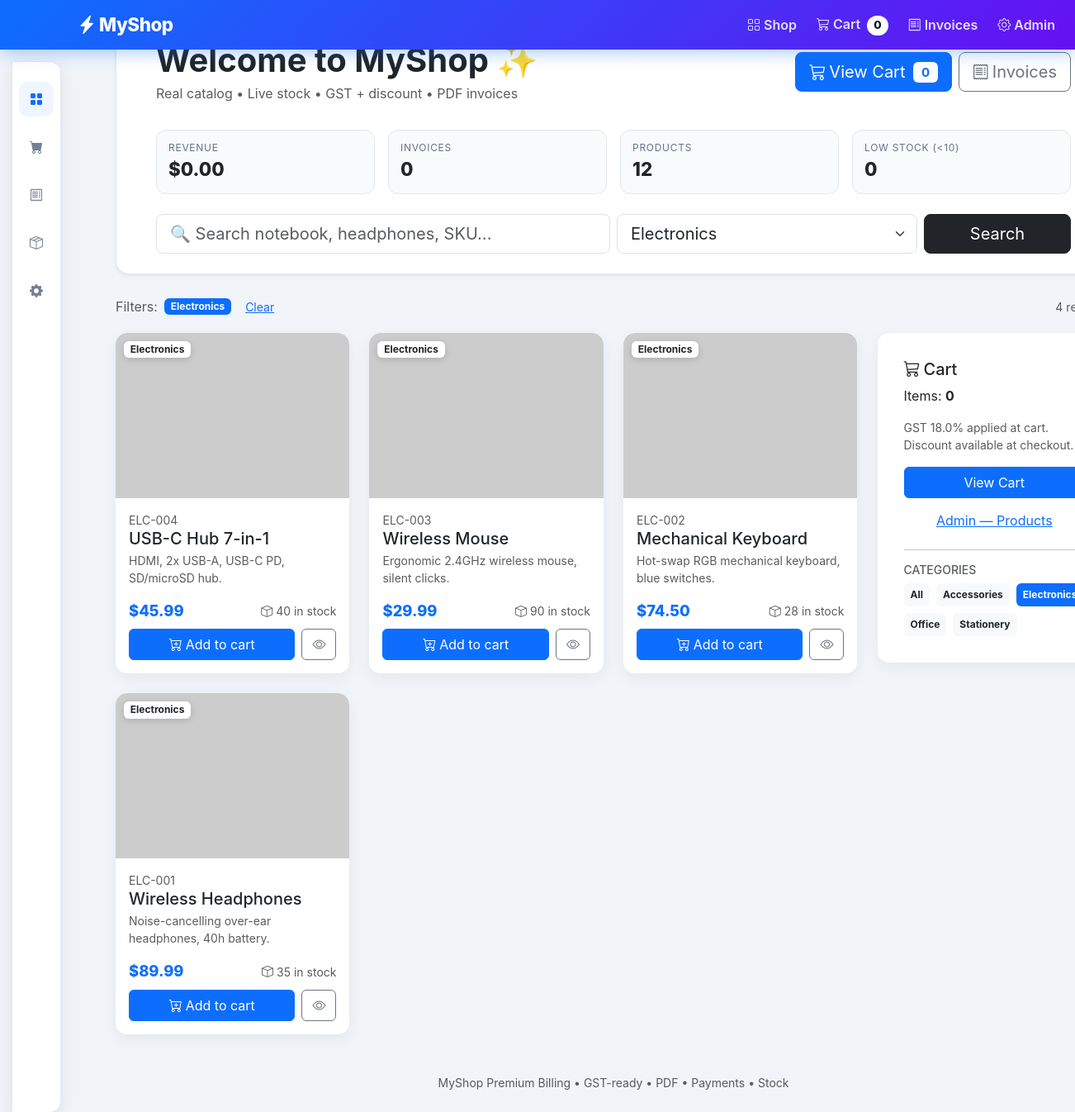
The page /?cat=Electronics on the database its author committed.
### tables this page shows
CREATE TABLE products (
    id INTEGER PRIMARY KEY AUTOINCREMENT,
    name TEXT NOT NULL,
    description TEXT DEFAULT '',
    category TEXT DEFAULT 'General',
    price REAL NOT NULL,
    stock INTEGER NOT NULL DEFAULT 50,
    sku TEXT DEFAULT '',
    image_url TEXT
);

### app.py (the view)
@app.route("/")
def index():
    db = get_db()
    q = (request.args.get("q") or "").strip()
    cat = (request.args.get("cat") or "").strip()
    query = "SELECT * FROM products WHERE 1=1"
    params: list = []
    if q:
        query += " AND (name LIKE ? OR description LIKE ? OR sku LIKE ?)"
        params += [f"%{q}%", f"%{q}%", f"%{q}%"]
    if cat:
        query += " AND category = ?"
        params.append(cat)
    query += " ORDER BY id DESC"
    products = db.execute(query, params).fetchall()
    cats = [r[0] for r in db.execute("SELECT DISTINCT category FROM products ORDER BY category").fetchall() if r[0]]
    cart = session.get("cart", {})
    cart_count = sum(cart.values()) if cart else 0
    try:
        revenue = db.execute("SELECT COALESCE(SUM(total),0) FROM invoices").fetchone()[0] or 0
        inv_count = db.execute("SELECT COUNT(*) FROM invoices").fetchone()[0] or 0
        prod_count = db.execute("SELECT COUNT(*) FROM products").fetchone()[0] or 0
        low_stock = db.execute("SELECT COUNT(*) FROM products WHERE stock < 10").fetchone()[0] or 0
    except Exception:
        revenue, inv_count, prod_count, low_stock = 0, 0, len(products), 0
    stats = {"revenue": revenue, "invoices": inv_count, "products": prod_count, "low_stock": low_stock}
    return render_template("index.html", products=products, cart_count=cart_count,
                           categories=cats, active_cat=cat, search_q=q, stats=stats,
                           tax_default=TAX_DEFAULT)

### app.py (called while the page is built)
def get_db():
    db = getattr(g, "db", None)
    if db is None:
        db = g.db = sqlite3.connect(DB_PATH)
        db.row_factory = sqlite3.Row
    return db

def _cols(db, table):
    try:
        return [r[1] for r in db.execute(f"PRAGMA table_info({table})").fetchall()]
    except Exception:
        return []

@app.before_request
def ensure_migrations():
    if DB_PATH.exists():
        try:
            migrate_db()
        except Exception:
            pass

### templates/index.html (shortened to what this page needs)
{% extends "layout.html" %}
{% block hero %}
  <div class="hero hero-home bg-white shadow-sm mb-4">
    <div class="container-fluid px-4 px-lg-5 py-4">
      <div class="d-flex justify-content-between align-items-center flex-wrap gap-3">
        <div>
          <h1 class="display-6 fw-bold mb-1">Welcome to MyShop ✨</h1>
          <p class="text-muted mb-0">Real catalog • Live stock • GST + discount • PDF invoices</p>
        </div>
        <div class="d-flex gap-2">
          <a href="/cart" class="btn btn-primary btn-lg"><i class="bi bi-cart3 me-1"></i>View Cart <span class="badge bg-white text-primary ms-1">{{ cart_count or 0 }}</span></a>
          <a href="/invoices" class="btn btn-outline-secondary btn-lg"><i class="bi bi-receipt me-1"></i>Invoices</a>
        </div>
      </div>
      <div class="row g-3 mt-3">
        <div class="col-6 col-md-3"><div class="stat-card"><div class="stat-label">Revenue</div><div class="stat-value">${{ '%.2f'|format(stats.revenue) }}</div></div></div>
        <div class="col-6 col-md-3"><div class="stat-card"><div class="stat-label">Invoices</div><div class="stat-value">{{ stats.invoices }}</div></div></div>
        <div class="col-6 col-md-3"><div class="stat-card"><div class="stat-label">Products</div><div class="stat-value">{{ stats.products }}</div></div></div>
        <div class="col-6 col-md-3"><div class="stat-card {{ 'stat-warn' if stats.low_stock else '' }}"><div class="stat-label">Low stock (&lt;10)</div><div class="stat-value">{{ stats.low_stock }}</div></div></div>
      </div>
      <form class="row g-2 mt-3" method="get" action="/">
        <div class="col-md-6"><input name="q" value="{{ search_q }}" class="form-control form-control-lg" placeholder="🔍 Search notebook, headphones, SKU..."></div>
        <div class="col-md-4">
          <select name="cat" class="form-select form-select-lg" onchange="this.form.submit()">
            {% for c in categories %}
            <option value="{{ c }}" {{ 'selected' if c == active_cat else '' }}>{{ c }}</option>
            {% endfor %}
          </select>
        </div>
        <div class="col-md-2 d-grid"><button class="btn btn-dark btn-lg">Search</button></div>
      </form>
    </div>
  </div>
{% endblock %}
{% block content %}
  {% if active_cat or search_q %}
  <div class="mb-3 d-flex gap-2 align-items-center">
    <span class="text-muted">Filters:</span>
    {% if active_cat %}<span class="badge bg-primary">{{ active_cat }}</span>{% endif %}
    <a href="/" class="btn btn-sm btn-link">Clear</a>
    <span class="text-muted small ms-auto">{{ products|length }} result(s)</span>
  </div>
  {% endif %}
  <div class="row g-4">
    <div class="col-lg-9">
      <div class="row row-cols-1 row-cols-md-3 g-4">
        {% for p in products %}
        <div class="col">
          <div class="card h-100 product-card shadow-sm">
            <div class="product-img-wrap">
              {% if p.image_url %}
                <img src="{{ p.image_url }}" loading="lazy" class="card-img-top product-img" alt="{{ p.name }}" onerror="this.onerror=null;this.src='https://picsum.photos/seed/myshop{{ p.id }}/600/400'">
              {% else %}
                <img src="https://picsum.photos/seed/myshop{{ p.id }}/600/400" loading="lazy" class="card-img-top product-img" alt="{{ p.name }}">
              {% endif %}
              <span class="badge bg-white text-dark category-badge">{{ p.category or 'General' }}</span>
            </div>
            <div class="card-body d-flex flex-column">
              <div class="small text-muted">{{ p.sku or '' }}</div>
              <h5 class="card-title mb-1"><a href="/product/{{ p.id }}" class="product-link">{{ p.name }}</a></h5>
              <p class="card-text text-muted small product-desc">{{ p.description or '' }}</p>
              <div class="mt-auto">
                <div class="d-flex justify-content-between align-items-center mb-2">
                  <div class="price">${{ '%.2f'|format(p.price) }}</div>
                  <div class="small {{ 'text-danger fw-bold' if (p.stock or 0) < 10 else 'text-muted' }}"><i class="bi bi-box me-1"></i>{{ p.stock }} in stock</div>
                </div>
                <div class="d-flex gap-2">
                  <form action="/cart/add/{{ p.id }}" method="post" class="flex-fill d-grid">
                    <button class="btn btn-primary" {{ 'disabled' if (p.stock or 0) <= 0 else '' }}><i class="bi bi-cart-plus me-1"></i>{{ 'Out of stock' if (p.stock or 0) <= 0 else 'Add to cart' }}</button>
                  </form>
                  <a href="/product/{{ p.id }}" class="btn btn-outline-secondary"><i class="bi bi-eye"></i></a>
                </div>
              </div>
            </div>
          </div>
        </div>
        {% else %}
        <div class="col-12"><div class="alert alert-light">No products found. <a href="/">Clear filters</a></div></div>
        {% endfor %}
      </div>
    </div>
    <div class="col-lg-3">
      <div class="card shadow-sm sticky-sidebar p-3">
        <div class="card-body">
          <h5 class="card-title"><i class="bi bi-cart3 me-1"></i>Cart</h5>
          <p class="card-text">Items: <strong>{{ cart_count or 0 }}</strong></p>
          <p class="small text-muted">GST {{ tax_default }}% applied at cart. Discount available at checkout.</p>
          <a href="/cart" class="btn btn-primary w-100">View Cart</a>
          <a href="/admin/products" class="btn btn-link mt-2 w-100">Admin — Products</a>
          <hr>
          <h6 class="small text-muted text-uppercase">Categories</h6>
          <div class="d-flex flex-wrap gap-2">
            <a href="/" class="badge {{ 'bg-dark' if not active_cat else 'bg-light text-dark' }} text-decoration-none p-2">All</a>
            {% for c in categories %}
            <a href="/?cat={{ c }}" class="badge {{ 'bg-primary' if c == active_cat else 'bg-light text-dark' }} text-decoration-none p-2">{{ c }}</a>
            {% endfor %}
          </div>
        </div>
      </div>
    </div>
  </div>
{% endblock %}

### static/css/style.css (style rules this page uses)
body { background: #f1f5f9; font-family: Inter, system-ui, -apple-system, Segoe UI, Roboto, sans-serif; }
.hero { border-radius: 16px; border: 1px solid #e2e8f0; }
.hero-home { margin-top: 0; }
.stat-card { background: #f8fafc; border: 1px solid #e2e8f0; border-radius: 12px; padding: 12px 14px; }
.stat-label { font-size: .75rem; text-transform: uppercase; letter-spacing: .06em; color: #64748b; }
.stat-value { font-size: 1.4rem; font-weight: 800; }
.card { border: none; border-radius: 14px; }
.card.shadow-sm { box-shadow: 0 6px 20px rgba(2,6,23,.06) !important; }
.product-img-wrap { position: relative; }
.product-img { height: 200px; object-fit: cover; border-radius: 14px 14px 0 0; background: #e2e8f0; }
.category-badge { position: absolute; top: 10px; left: 10px; box-shadow: 0 2px 8px rgba(0,0,0,.15); }
.product-card { transition: transform .15s ease, box-shadow .15s ease; overflow: hidden; }
.price { font-weight: 800; color: #0d6efd; font-size: 1.15rem; }
.product-link { color: inherit; text-decoration: none; }
.product-desc { min-height: 38px; display: -webkit-box; -webkit-line-clamp: 2; -webkit-box-orient: vertical; overflow: hidden; }
.sticky-sidebar { position: sticky; top: 84px; }

### rows shown on the page
products: category "Electronics", sku "ELC-004", name "USB-C Hub 7-in-1", description "HDMI, 2x USB-A, USB-C PD, SD/microSD hub.", price "45.99", stock "40", stock "Add to cart"
products: category "Electronics", sku "ELC-003", name "Wireless Mouse", description "Ergonomic 2.4GHz wireless mouse, silent clicks.", price "29.99", stock "90", stock "Add to cart"
products: category "Electronics", sku "ELC-002", name "Mechanical Keyboard", description "Hot-swap RGB mechanical keyboard, blue switches.", price "74.50", stock "28", stock "Add to cart"
products: category "Electronics", sku "ELC-001", name "Wireless Headphones", description "Noise-cancelling over-ear headphones, 40h battery.", price "89.99", stock "35", stock "Add to cart"

### other values the page prints
{{ cart_count or 0 }} "0"
{{ '%.2f'|format(stats.revenue) }} "0.00"
{{ stats.invoices }} "0"
{{ stats.products }} "12"
{{ stats.low_stock }} "0"
{{ active_cat }} "Electronics"
{{ products|length }} "4"
{{ tax_default }} "18.0"
{{ c }} "Accessories" "Office" "Stationery"
form field cat "Electronics"
